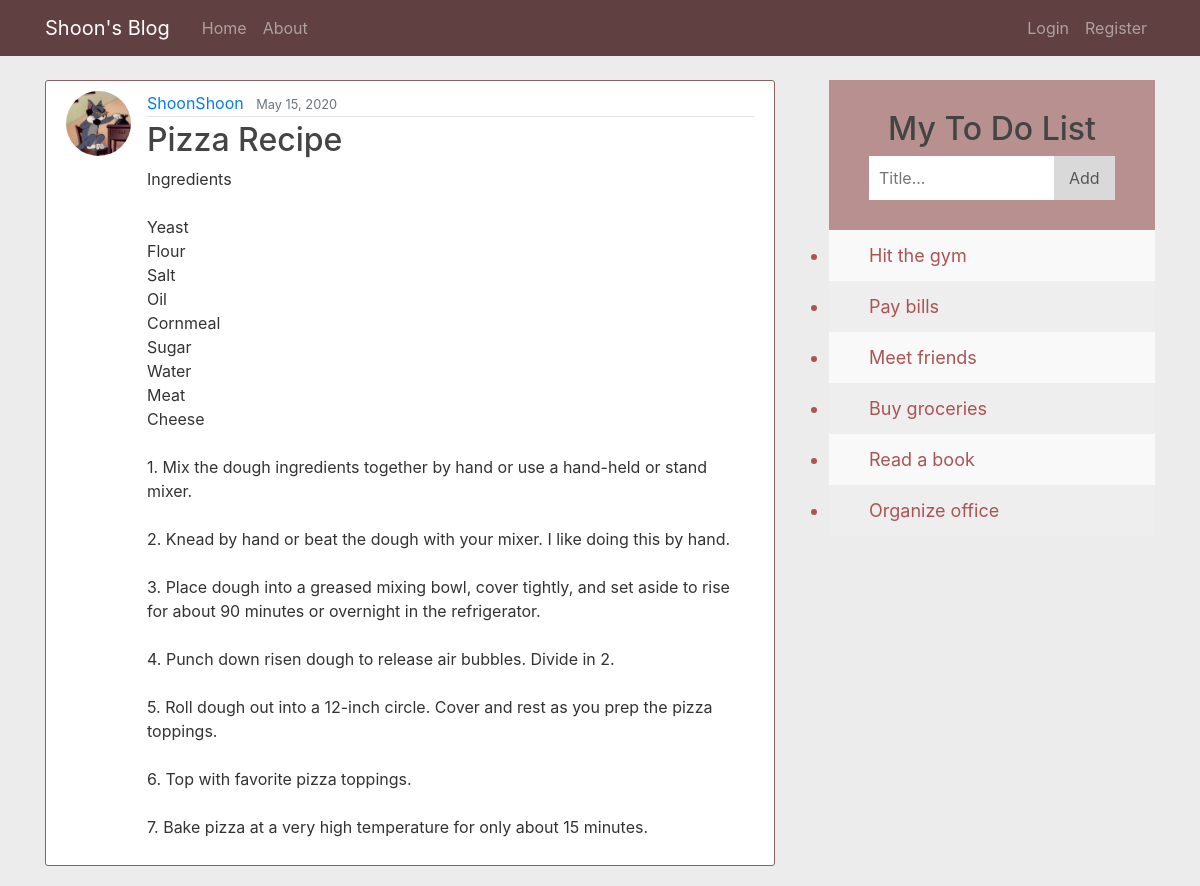
Page /post/25/ on the committed database.
### blog/models.py (models this page shows, shortened)
class Post(models.Model):
    title=models.CharField(max_length=100)
    content=models.TextField()
    date=models.DateTimeField(default=timezone.now)
    author=models.ForeignKey(User,on_delete=models.CASCADE)

### users/models.py (models this page shows)
class Profile(models.Model):
    user = models.OneToOneField(User,on_delete=models.CASCADE)
    image = models.ImageField(default='default.jpg',upload_to='profile_pics')

### blog/views.py (the view)
# urls.py: path('post/<int:pk>/',PostDetailView.as_view(),name='post-detail'),
class PostDetailView(DetailView):
    model=Post

### blog/Templates/blog/post_detail.html (shortened to what this page needs)
{% extends "blog/base.html" %}
{% block content %}
    <article class="media content-section">
        <img class="rounded-circle article-img" src="{{ object.author.profile.image.url }}">
        <div class="media-body">
            <div class="article-metadata">
                <a class="mr-2" href="{% url 'user-post' post.author.username %}">{{ object.author }}</a>
                <small class="text-muted">{{ object.date|date:"F d, Y" }}</small>
            </div>
            <h2 class="article-title" >{{ object.title }}</h2>
            <p class="article-content">{{ object.content }}</p>
        </div>
    </article>
{% endblock %}

### blog/static/blog/main.css (style rules this page uses)
body { background: #ECECEC; color: #333333; margin-top: 5rem; }
h1, h2, h3, h4, h5, h6 { color: #444444; }
.content-section { background: #ffffff; padding: 10px 20px; border: 1px solid #906060; border-radius: 3px; margin-bottom: 20px; }
.article-title { color: #444444; }
.article-content { white-space: pre-line; }
.article-img { height: 65px; width: 65px; margin-right: 16px; }
.article-metadata { padding-bottom: 1px; margin-bottom: 4px; border-bottom: 1px solid #e3e3e3; }
* { box-sizing: border-box; }

### rows in the picture
Post: author.profile.image (placeholder picture), author "ShoonShoon", date "May 15, 2020", title "Pizza Recipe", content "Ingredients Yeast Flour Salt Oil Cornmeal Sugar Water Meat Cheese 1. Mix the dough ingredients together by hand or use a hand-held or stand mixer. 2. Knead by hand or beat the dough with your mixer. I like doing this by hand. 3. Place dough into a greased mixing bowl, cover tightly, and set aside to rise for about 90 minutes or overnight in the refrigerator. 4. Punch down risen dough to release air bubbles. Divide in 2. 5. Roll dough out into a 12-inch circle. Cover and rest as you prep the pizza toppings. 6. Top with favorite pizza toppings. 7. Bake pizza at a very high temperature for only about 15 minutes."
